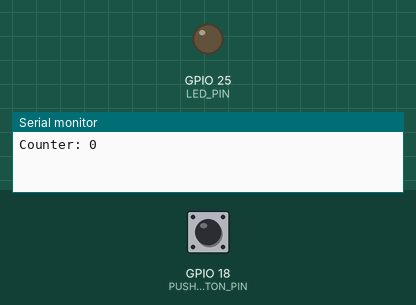
This sketch was run on a simulated ESP32. Parts: output pins drawn as LEDs (lit = HIGH), the last lines printed to the serial monitor. The test bench sets the inputs (shaded band); at power-on: GPIO 18 (PUSH_BUTTON_PIN) HIGH.

Above: at 1.2 s.
1.3 s: GPIO 18 (PUSH_BUTTON_PIN) pulled LOW for 0.15 s
At 2.0 s:
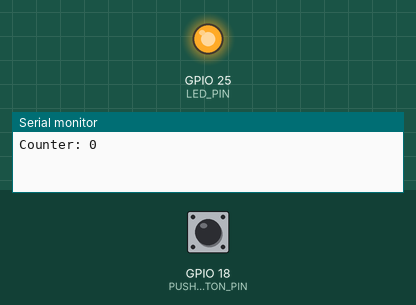
2.9 s: GPIO 18 (PUSH_BUTTON_PIN) pulled LOW for 3.2 s
At 3.2 s:
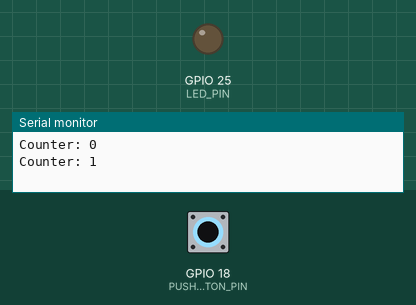
Timing chart, 0 to 7.6 s (numbered marks = the images above; inputs shaded):
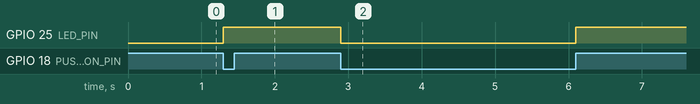

The sketch:

2_task1.ino
```cpp
const int LED_PIN       = 25;
const int PUSH_BUTTON_PIN = 18;

int counter = 0;

//variables to keep track of the timing of recent interrupts
unsigned long button_time = 0;
unsigned long last_button_time = 0;

void IRAM_ATTR EnableLed()
{
  button_time = millis();
  if (button_time - last_button_time > 250)
  {
    ++counter;
    digitalWrite(LED_PIN, not digitalRead(LED_PIN));
    last_button_time = button_time;
  }
}

void setup() {
  // put your setup code here, to run once:
  Serial.begin(115200);
  pinMode(LED_PIN, OUTPUT);
  pinMode(PUSH_BUTTON_PIN, INPUT_PULLUP);

  attachInterrupt(PUSH_BUTTON_PIN, EnableLed, HIGH);
}

void loop()
{
  Serial.print("Counter: ");
  Serial.println(counter);
  delay(2000);
}

//Instead this code we can use attachInterrupt
/*int enabledLed = 0;
void loop() {
  // put your main code here, to run repeatedly:
  int value = digitalRead(PUSH_BUTTON_PIN);
  Serial.println(value);
  if(value == 0)
  {
    if(enabledLed == 0)
    {
      digitalWrite(LED_PIN, 1);
      enabledLed = 1;
    }
    else{
      digitalWrite(LED_PIN, 0);
      enabledLed = 0;
    }
    //digitalWrite(LED_PIN, not digitalRead(LED_PIN));
  }
  delay(200);
}*/
```

Measured:
- after the input at 1.3 s, GPIO 25 (LED_PIN): LOW → HIGH at once
- after the input at 2.9 s, GPIO 25 (LED_PIN): HIGH → LOW at once, → HIGH 3.2 s later
